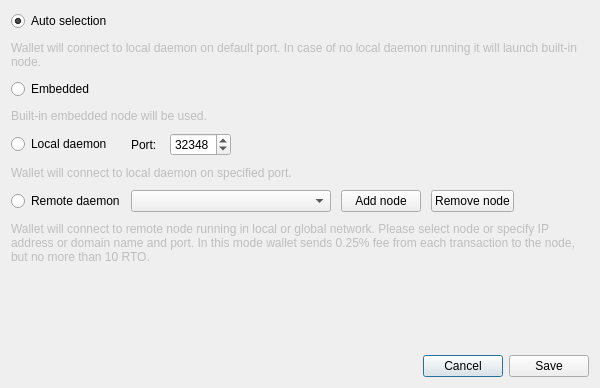
<?xml version="1.0" encoding="UTF-8"?>
<ui version="4.0">
 <class>ConnectionSettingsDialog</class>
 <widget class="QDialog" name="ConnectionSettingsDialog">
  <property name="windowModality">
   <enum>Qt::ApplicationModal</enum>
  </property>
  <property name="geometry">
   <rect>
    <x>0</x>
    <y>0</y>
    <width>600</width>
    <height>388</height>
   </rect>
  </property>
  <property name="windowTitle">
   <string>Connection settings</string>
  </property>
  <layout class="QGridLayout" name="gridLayout_2">
   <item row="2" column="0">
    <layout class="QHBoxLayout" name="horizontalLayout">
     <item>
      <spacer name="horizontalSpacer">
       <property name="orientation">
        <enum>Qt::Horizontal</enum>
       </property>
       <property name="sizeHint" stdset="0">
        <size>
         <width>40</width>
         <height>20</height>
        </size>
       </property>
      </spacer>
     </item>
     <item>
      <widget class="QPushButton" name="connectionCancelButton">
       <property name="text">
        <string>Cancel</string>
       </property>
      </widget>
     </item>
     <item>
      <widget class="QPushButton" name="connectionSaveButton">
       <property name="text">
        <string>Save</string>
       </property>
      </widget>
     </item>
    </layout>
   </item>
   <item row="0" column="0">
    <layout class="QGridLayout" name="gridLayout">
     <property name="sizeConstraint">
      <enum>QLayout::SetMaximumSize</enum>
     </property>
     <property name="verticalSpacing">
      <number>10</number>
     </property>
     <item row="0" column="0">
      <widget class="QRadioButton" name="radioButton_1">
       <property name="enabled">
        <bool>true</bool>
       </property>
       <property name="text">
        <string>Auto selection</string>
       </property>
       <property name="checked">
        <bool>true</bool>
       </property>
      </widget>
     </item>
     <item row="1" column="0" colspan="2">
      <widget class="QLabel" name="label">
       <property name="enabled">
        <bool>false</bool>
       </property>
       <property name="text">
        <string>Wallet will connect to local daemon on default port. In case of no local daemon running it will launch built-in node.</string>
       </property>
       <property name="wordWrap">
        <bool>true</bool>
       </property>
      </widget>
     </item>
     <item row="2" column="0">
      <widget class="QRadioButton" name="radioButton_2">
       <property name="text">
        <string>Embedded</string>
       </property>
      </widget>
     </item>
     <item row="3" column="0" colspan="2">
      <widget class="QLabel" name="label_2">
       <property name="enabled">
        <bool>false</bool>
       </property>
       <property name="text">
        <string>Built-in embedded node will be used.</string>
       </property>
       <property name="wordWrap">
        <bool>true</bool>
       </property>
      </widget>
     </item>
     <item row="4" column="0">
      <widget class="QRadioButton" name="radioButton_3">
       <property name="text">
        <string>Local daemon</string>
       </property>
      </widget>
     </item>
     <item row="4" column="1">
      <layout class="QHBoxLayout" name="horizontalLayout_2">
       <property name="spacing">
        <number>10</number>
       </property>
       <item>
        <widget class="QLabel" name="label_3">
         <property name="text">
          <string>Port: </string>
         </property>
        </widget>
       </item>
       <item>
        <widget class="QSpinBox" name="m_localDaemonPort">
         <property name="minimum">
          <number>0</number>
         </property>
         <property name="maximum">
          <number>65535</number>
         </property>
         <property name="value">
          <number>32348</number>
         </property>
         <property name="displayIntegerBase">
          <number>10</number>
         </property>
        </widget>
       </item>
       <item>
        <spacer name="horizontalSpacer_2">
         <property name="orientation">
          <enum>Qt::Horizontal</enum>
         </property>
         <property name="sizeHint" stdset="0">
          <size>
           <width>40</width>
           <height>20</height>
          </size>
         </property>
        </spacer>
       </item>
      </layout>
     </item>
     <item row="5" column="0" colspan="2">
      <widget class="QLabel" name="label_4">
       <property name="enabled">
        <bool>false</bool>
       </property>
       <property name="text">
        <string>Wallet will connect to local daemon on specified port.</string>
       </property>
       <property name="wordWrap">
        <bool>true</bool>
       </property>
      </widget>
     </item>
     <item row="6" column="0">
      <widget class="QRadioButton" name="radioButton_4">
       <property name="text">
        <string>Remote daemon</string>
       </property>
      </widget>
     </item>
     <item row="6" column="1">
      <layout class="QHBoxLayout" name="horizontalLayout_3">
       <property name="spacing">
        <number>10</number>
       </property>
       <item>
        <widget class="QComboBox" name="remoteNodesComboBox">
         <property name="minimumSize">
          <size>
           <width>200</width>
           <height>0</height>
          </size>
         </property>
         <property name="editable">
          <bool>false</bool>
         </property>
         <property name="insertPolicy">
          <enum>QComboBox::InsertAtTop</enum>
         </property>
        </widget>
       </item>
       <item>
        <widget class="QPushButton" name="addNodeButton">
         <property name="text">
          <string>Add node</string>
         </property>
         <property name="icon">
          <iconset resource="../../resources.qrc">
           <normaloff>:/icons/add</normaloff>:/icons/add</iconset>
         </property>
        </widget>
       </item>
       <item>
        <widget class="QPushButton" name="removeNodeButton">
         <property name="text">
          <string>Remove node</string>
         </property>
         <property name="icon">
          <iconset resource="../../resources.qrc">
           <normaloff>:/icons/remove</normaloff>:/icons/remove</iconset>
         </property>
        </widget>
       </item>
       <item>
        <spacer name="horizontalSpacer_3">
         <property name="orientation">
          <enum>Qt::Horizontal</enum>
         </property>
         <property name="sizeHint" stdset="0">
          <size>
           <width>40</width>
           <height>20</height>
          </size>
         </property>
        </spacer>
       </item>
      </layout>
     </item>
     <item row="7" column="0" colspan="2">
      <widget class="QLabel" name="label_5">
       <property name="enabled">
        <bool>false</bool>
       </property>
       <property name="sizePolicy">
        <sizepolicy hsizetype="Preferred" vsizetype="MinimumExpanding">
         <horstretch>0</horstretch>
         <verstretch>0</verstretch>
        </sizepolicy>
       </property>
       <property name="minimumSize">
        <size>
         <width>0</width>
         <height>40</height>
        </size>
       </property>
       <property name="text">
        <string>Wallet will connect to remote node running in local or global network. Please select node or specify IP address or domain name and port. In this mode wallet sends 0.25% fee from each transaction to the node, but no more than 10 RTO.</string>
       </property>
       <property name="wordWrap">
        <bool>true</bool>
       </property>
      </widget>
     </item>
    </layout>
   </item>
   <item row="1" column="0">
    <spacer name="verticalSpacer">
     <property name="orientation">
      <enum>Qt::Vertical</enum>
     </property>
     <property name="sizeHint" stdset="0">
      <size>
       <width>20</width>
       <height>40</height>
      </size>
     </property>
    </spacer>
   </item>
  </layout>
 </widget>
 <resources>
  <include location="../../resources.qrc"/>
 </resources>
 <connections>
  <connection>
   <sender>connectionCancelButton</sender>
   <signal>clicked()</signal>
   <receiver>ConnectionSettingsDialog</receiver>
   <slot>reject()</slot>
   <hints>
    <hint type="sourcelabel">
     <x>549</x>
     <y>259</y>
    </hint>
    <hint type="destinationlabel">
     <x>338</x>
     <y>140</y>
    </hint>
   </hints>
  </connection>
  <connection>
   <sender>connectionSaveButton</sender>
   <signal>clicked()</signal>
   <receiver>ConnectionSettingsDialog</receiver>
   <slot>accept()</slot>
   <hints>
    <hint type="sourcelabel">
     <x>630</x>
     <y>259</y>
    </hint>
    <hint type="destinationlabel">
     <x>338</x>
     <y>140</y>
    </hint>
   </hints>
  </connection>
  <connection>
   <sender>addNodeButton</sender>
   <signal>clicked()</signal>
   <receiver>ConnectionSettingsDialog</receiver>
   <slot>addNodeClicked()</slot>
   <hints>
    <hint type="sourcelabel">
     <x>361</x>
     <y>153</y>
    </hint>
    <hint type="destinationlabel">
     <x>290</x>
     <y>135</y>
    </hint>
   </hints>
  </connection>
  <connection>
   <sender>removeNodeButton</sender>
   <signal>clicked()</signal>
   <receiver>ConnectionSettingsDialog</receiver>
   <slot>removeNodeClicked()</slot>
   <hints>
    <hint type="sourcelabel">
     <x>459</x>
     <y>177</y>
    </hint>
    <hint type="destinationlabel">
     <x>299</x>
     <y>193</y>
    </hint>
   </hints>
  </connection>
 </connections>
</ui>
